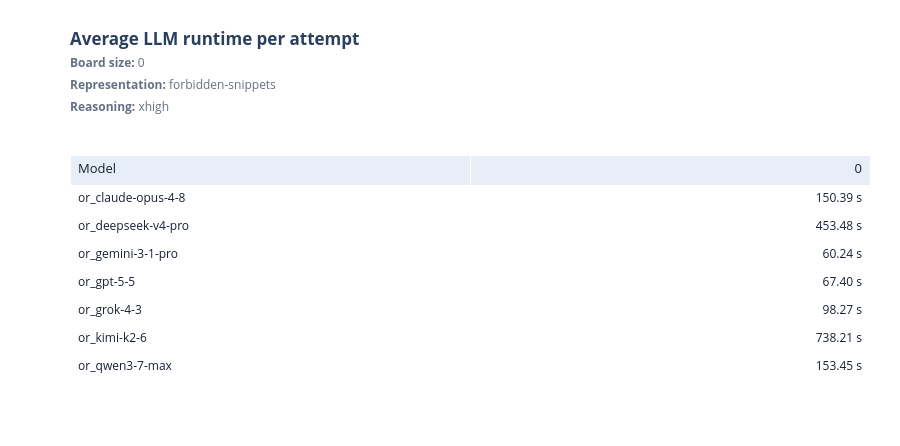

The notebook cell this image was saved under:
### Markdown cell above
## Average runtime

### Code cell
for figure in plot_latency_tables(aggregate):
    display(figure)

### Figure 1 — Plotly figure (JSON) as saved in the notebook; plotly's stock layout.template omitted (floating-point values rounded to 4 significant figures)
{"data": [{"cells": {"align": ["left", "right"], "fill": {"color": "#ffffff"}, "font": {"color": "#172033", "size": 12}, "height": 28, "values": [["or_claude-opus-4-8", "or_deepseek-v4-pro", "or_gemini-3-1-pro", "or_gpt-5-5", "or_grok-4-3", "or_kimi-k2-6", "or_qwen3-7-max"], ["150.39 s", "453.48 s", "60.24 s", "67.40 s", "98.27 s", "738.21 s", "153.45 s"]]}, "header": {"align": ["left", "right"], "fill": {"color": "#e8eef7"}, "font": {"color": "#172033", "size": 13}, "height": 30, "values": ["Model", "0"]}, "type": "table"}], "layout": {"height": 446, "legend": {"title": {"text": ""}}, "margin": {"b": 70, "l": 70, "r": 30, "t": 155}, "title": {"text": "<b>Average LLM runtime per attempt</b><br><span style='font-size:12px;color:#667085'><b>Board size:</b> 0<br><b>Representation:</b> forbidden-snippets<br><b>Reasoning:</b> xhigh</span>", "x": 0, "xanchor": "left", "xref": "paper", "y": 0.9, "yanchor": "top"}, "xaxis": {"title": {}}, "yaxis": {"title": {}}}}
